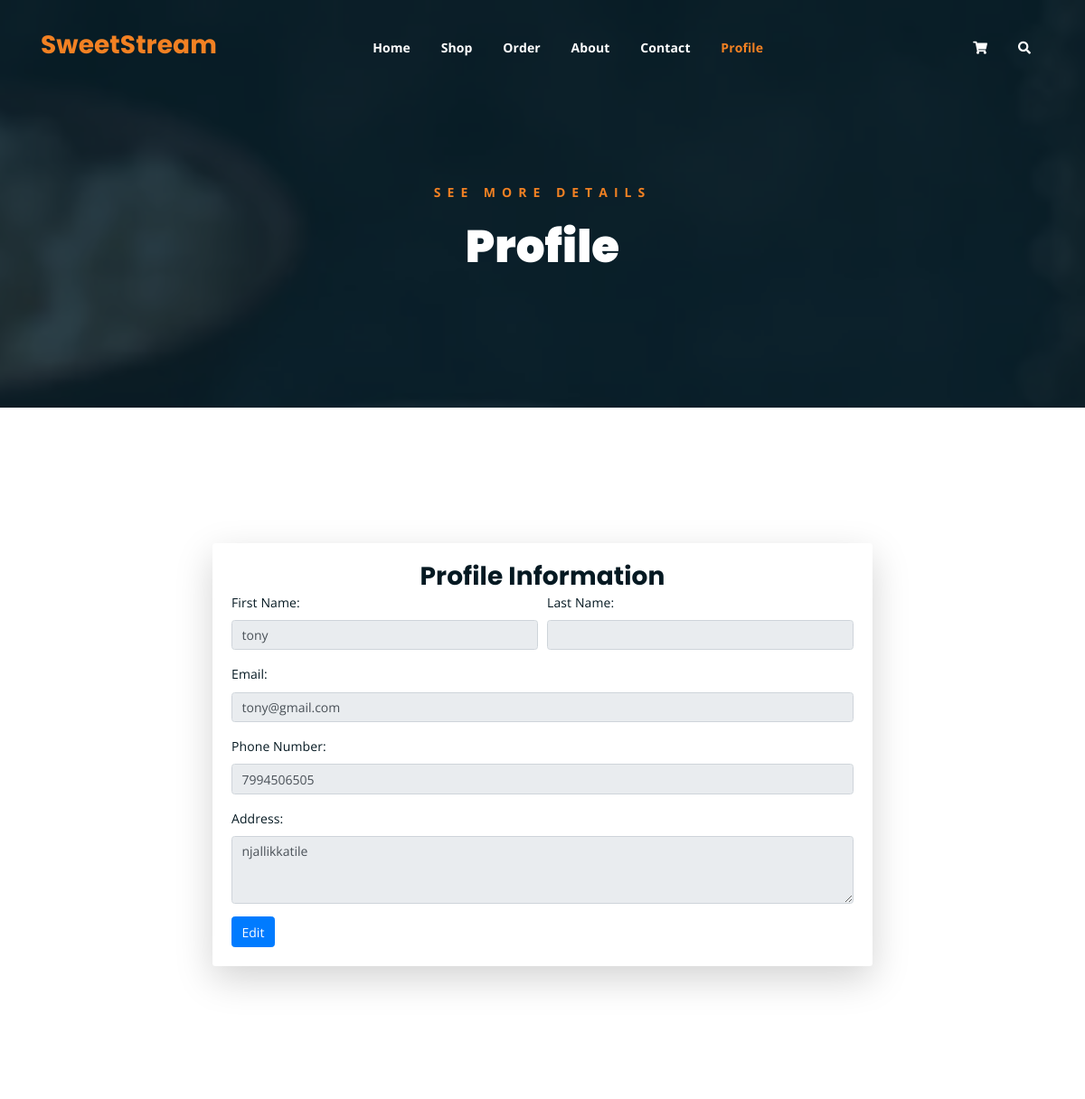
Before: /user/profile.php (signed in, upper part) with the older database file.
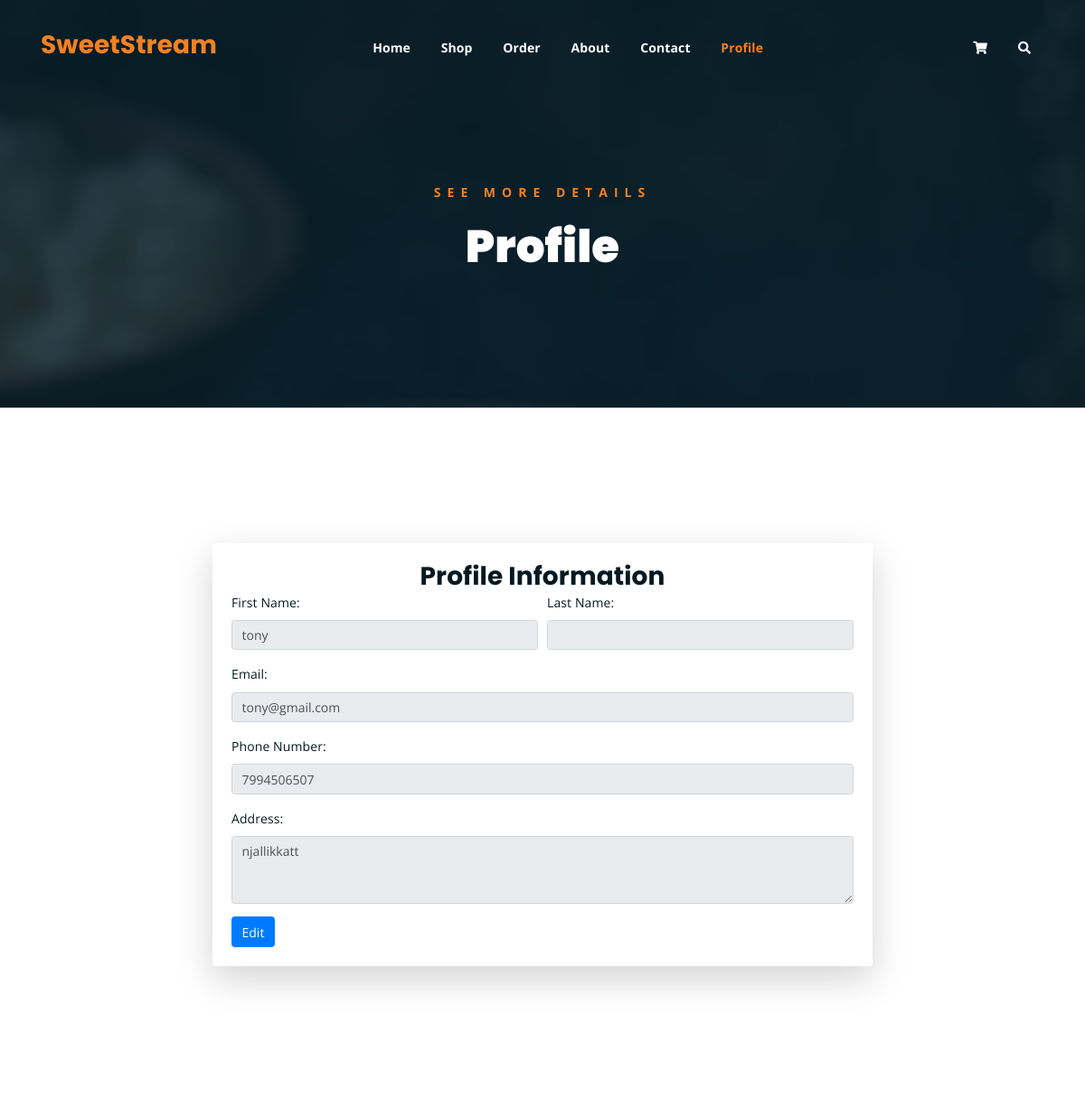
After: the same page with the newer database file.
### tables this page shows
CREATE TABLE `user_table` (
  `id` int(11) NOT NULL,
  `name` varchar(100) NOT NULL,
  `phone_no` varchar(15) NOT NULL,
  `email` varchar(100) NOT NULL,
  `password` varchar(255) NOT NULL,
  `address` varchar(255) DEFAULT NULL,
  `privilege` varchar(100) DEFAULT NULL
);

### user/profile.php (the view, shortened to what this page needs)
<!DOCTYPE html>
<html lang="en">
<head>
	<link rel="stylesheet" href="assets/css/all.min.css">
	<link rel="stylesheet" href="assets/bootstrap/css/bootstrap.min.css">
	<link rel="stylesheet" href="assets/css/owl.carousel.css">
	<link rel="stylesheet" href="assets/css/magnific-popup.css">
	<link rel="stylesheet" href="assets/css/animate.css">
	<link rel="stylesheet" href="assets/css/meanmenu.min.css">
	<link rel="stylesheet" href="assets/css/main.css">
	<link rel="stylesheet" href="assets/css/responsive.css">
</head>
<body>
	<div class="top-header-area" id="sticker">
		<div class="container">
			<div class="row">
				<div class="col-lg-12 col-sm-12 text-center">
					<div class="main-menu-wrap">
						<div class="site-logo">
							<a href="#">
								<h3 class="orange-text">SweetStream</h3>
							</a>
						</div>
						<nav class="main-menu">
							<ul>
								<li><a href="index.php">Home</a></li>
								<li><a href="shop.php">Shop</a></li>
								<li><a href="order.php">Order</a></li>
								<li><a href="about.php">About</a></li>
								<li><a href="contact.php">Contact</a></li>
								<li class="current-list-item"><a href="profile.php">Profile</a></li>
								<li>
									<div class="header-icons">
										<a class="shopping-cart" href="cart.php"><i class="fas fa-shopping-cart"></i></a>
										<a class="mobile-hide search-bar-icon" href="#"><i class="fas fa-search"></i></a>
									</div>
								</li>
							</ul>
						</nav>
					</div>
				</div>
			</div>
		</div>
	</div>
	<div class="breadcrumb-section breadcrumb-bg">
		<div class="container">
			<div class="row">
				<div class="col-lg-8 offset-lg-2 text-center">
					<div class="breadcrumb-text">
						<p>See more Details</p>
						<h1>Profile</h1>
					</div>
				</div>
			</div>
		</div>
	</div>
	<?php
include $_SERVER['DOCUMENT_ROOT'] . '/SweetStream/php/db_connection.php';
$conn = new mysqli($host, $user, $password, $dbname);
$userId = $_SESSION['user_id'];
$sql = "SELECT name, email, phone_no, address FROM user_table WHERE id = ?";
$stmt = $conn->prepare($sql);
$stmt->bind_param("i", $userId);
$stmt->execute();
$result = $stmt->get_result();
if ($result->num_rows > 0) {
    $user = $result->fetch_assoc();
} else {
    $user = [];
}
?>
<div class="profile-section mt-150 mb-150">
    <div class="container">
        <div class="row">
            <div class="col-lg-8 offset-lg-2">
                <div class="profile-card shadow-lg p-4 rounded">
                    <div class="profile-info text-center">
                        <h3>Profile Information</h3>
                    </div>
                    <div class="profile-form">
                        <form id="profile-form" onsubmit="return false;">
                            <div class="form-row">
                                <div class="form-group col-md-6">
                                    <label for="first-name">First Name:</label>
                                    <input type="text" class="form-control" id="first-name" value="<?php echo htmlspecialchars(explode(' ', $user['name'])[0] ?? ''); ?>" disabled>
                                </div>
                                <div class="form-group col-md-6">
                                    <label for="last-name">Last Name:</label>
                                    <input type="text" class="form-control" id="last-name" value="<?php echo htmlspecialchars(explode(' ', $user['name'])[1] ?? ''); ?>" disabled>
                                </div>
                            </div>
                            <div class="form-group">
                                <label for="email">Email:</label>
                                <input type="email" class="form-control" id="email" value="<?php echo htmlspecialchars($user['email'] ?? ''); ?>" disabled>
                            </div>
                            <div class="form-group">
                                <label for="phone">Phone Number:</label>
                                <input type="text" class="form-control" id="phone" value="<?php echo htmlspecialchars($user['phone_no'] ?? ''); ?>" disabled>
                            </div>
                            <div class="form-group">
                                <label for="address">Address:</label>
                                <textarea class="form-control" id="address" rows="3" disabled><?php echo htmlspecialchars($user['address'] ?? ''); ?></textarea>
                            </div>
                            <div class="button-group">
                                <button type="button" class="btn btn-primary" id="edit-btn">Edit</button>
                            </div>
                        </form>
                    </div>
                </div>
            </div>
        </div>
    </div>
</div>
</body>
</html>

Changed rows visible on the page:
changed user_table "tony": phone_no "7994506505" → "7994506507"; address "njallikkatile" → "njallikkatt"
